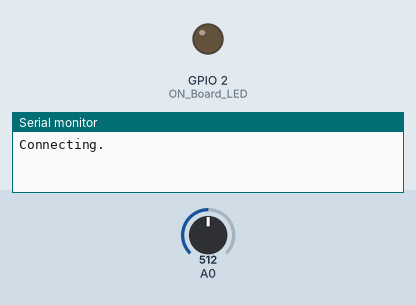
Recording of a sketch running on a simulated ESP8266 (NodeMCU). Parts: output pins drawn as LEDs (lit = HIGH), the last lines printed to the serial monitor. The inputs (shaded band) are chosen by the test bench; at power-on: A0 = 512. WiFi joins after 1.5 s; servers stay silent unless stated; uploads are accepted with an empty reply; random numbers use the default seed unless the sketch sets one; not simulated (calls return 0 or success): secrets.h.

Above: at 0.1 s.
At 1.7 s:
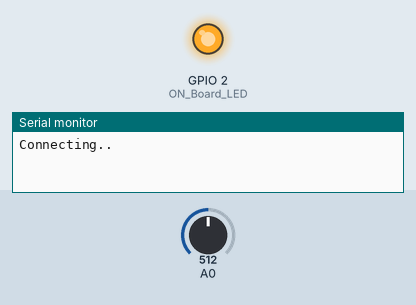
Timing chart, 0 to 3.2 s (numbered marks = the images above):
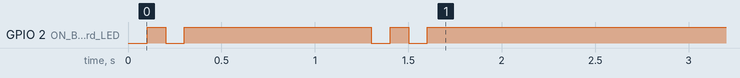

The sketch:

PrjctGunoToGoogleSheets.ino
```cpp
#include <secrets.h>
#include "ACS712.h"
#include <ESP8266WiFi.h>
#include <WiFiClientSecure.h>

#define ON_Board_LED 2

ACS712 sensor(ACS712_05B, A0);

const char* ssid = "PrjctGuno";
const char* password = SECRET_PSWD;

const char* host = "script.google.com";
const int httpsPort = 443;

WiFiClientSecure client;

String GAS_ID = SECRET_GUNOAPI;

void setup() {
  Serial.begin(115200);

  WiFi.begin(ssid, password);
  Serial.println("");

  pinMode(ON_Board_LED,OUTPUT);
  digitalWrite(ON_Board_LED, HIGH);
  Serial.print("Connecting");
  while (WiFi.status() != WL_CONNECTED) {
    Serial.print(".");
    digitalWrite(ON_Board_LED, LOW);
    delay(100);
    digitalWrite(ON_Board_LED, HIGH);
    delay(100);
    digitalWrite(ON_Board_LED, LOW);
    delay(100);
    digitalWrite(ON_Board_LED, HIGH);
    delay(1000);
  }

  digitalWrite(ON_Board_LED, HIGH);
  Serial.println("");
  Serial.print("Successfully connected to : ");
  Serial.println(ssid);
  Serial.print("IP address: ");
  Serial.println(WiFi.localIP());
  Serial.println();

  client.setInsecure();

  sensor.calibrate();
}

void loop() {

  float U = random(6, 7); // Voltage (V)

  float I = sensor.getCurrentAC();
  if (I < 0.06 ){
    I = 0;
  }
  float P = U * I; // Power (W)


  float v1 = P*1000; //mW
  float v2 = I*1000; //mA
  float v3 = U*1000; //mV

  Serial.println(String("I = ") + I + " A");
  Serial.println(String("P = ") + P + " Watts");

  sendData(v1,v2,v3);
}

//Sending data to Google Sheets
void sendData(int v1, int v2, int v3) {
  //----------------------------------------Connect to Google
  if (!client.connect(host, httpsPort)) {
    Serial.println("connection failed");
    return;
  }
  String string_val1 =  String(v1);
  String string_val2 =  String(v2);
  String string_val3 =  String(v3);
  // This will send the request to the server
  String url = "/macros/s/" + GAS_ID + "/exec?value1=" + string_val1 + "&value2=" + string_val2 + "&value3=" + string_val3;
  Serial.print("requesting URL: ");
  Serial.println(url);

  client.print(String("GET ") + url + " HTTP/1.1\r\n" +
         "Host: " + host + "\r\n" +
         "User-Agent: BuildFailureDetectorESP8266\r\n" +
         "Connection: close\r\n\r\n");

  Serial.println("request sent");

  //Check the data
  while (client.connected()) {
    String line = client.readStringUntil('\n');
    if (line == "\r") {
      Serial.println("headers received");
      break;
    }
  }
}
```

ACS712.cpp
```cpp
#include "ACS712.h"

ACS712::ACS712(ACS712_type type, uint8_t _pin) {
	pin = _pin;

	// Different models of the sensor have their sensitivity:
	switch (type) {
		case ACS712_05B:
			sensitivity = 0.185;
			break;
		case ACS712_20A:
			sensitivity = 0.100;
			break;
		case ACS712_30A:
			sensitivity = 0.066;
			break;
	}
}

int ACS712::calibrate() { // Returns the zero point
	uint16_t acc = 0;
	for (int i = 0; i < 20; i++) {
		acc += analogRead(pin);
		delay(1);
	}
	zero = acc / 20;
	return zero;
}

void ACS712::setZeroPoint(int _zero) { // Set the zero point
	zero = _zero;
}

void ACS712::setSensitivity(float sens) { // Set the sensitivity
	sensitivity = sens;
}

float ACS712::getCurrentDC() { 		// Returns the current in A
	int16_t acc = 0;
	for (int i = 0; i < 10; i++) {
		acc += analogRead(pin) - zero;
	}
	float I = (float)acc / 10.0 / ADC_SCALE * VREF / sensitivity;
	return I;
}

float ACS712::getCurrentAC(uint16_t frequency) { // Returns the current in A
	uint32_t period = 1000000 / frequency;
	uint32_t t_start = micros();

	uint32_t Isum = 0, measurements_count = 0;
	int32_t Inow;

	while (micros() - t_start < period) {
		Inow = analogRead(pin) - zero;
		Isum += Inow*Inow;
		measurements_count++;
	}

	float Irms = sqrt(Isum / measurements_count) / ADC_SCALE * VREF / sensitivity; // RMS current
	return Irms;
}
```

ACS712.h
```cpp
#ifndef ACS712_h
#define ACS712_h

#include <Arduino.h>

#define ADC_SCALE 1023.0 // ADC 10bit
#define VREF 5.0 // Sensor İnput V
#define DEFAULT_FREQUENCY 0 // HZ value, 0 means DC

enum ACS712_type {ACS712_05B, ACS712_20A, ACS712_30A};

class ACS712 {
public:
	ACS712(ACS712_type type, uint8_t _pin);
	int calibrate();
	void setZeroPoint(int _zero);
	void setSensitivity(float sens);
	float getCurrentDC();
	float getCurrentAC(uint16_t frequency = 50);

private:
	int zero = 512;
	float sensitivity;
	uint8_t pin;
};

#endif
```
